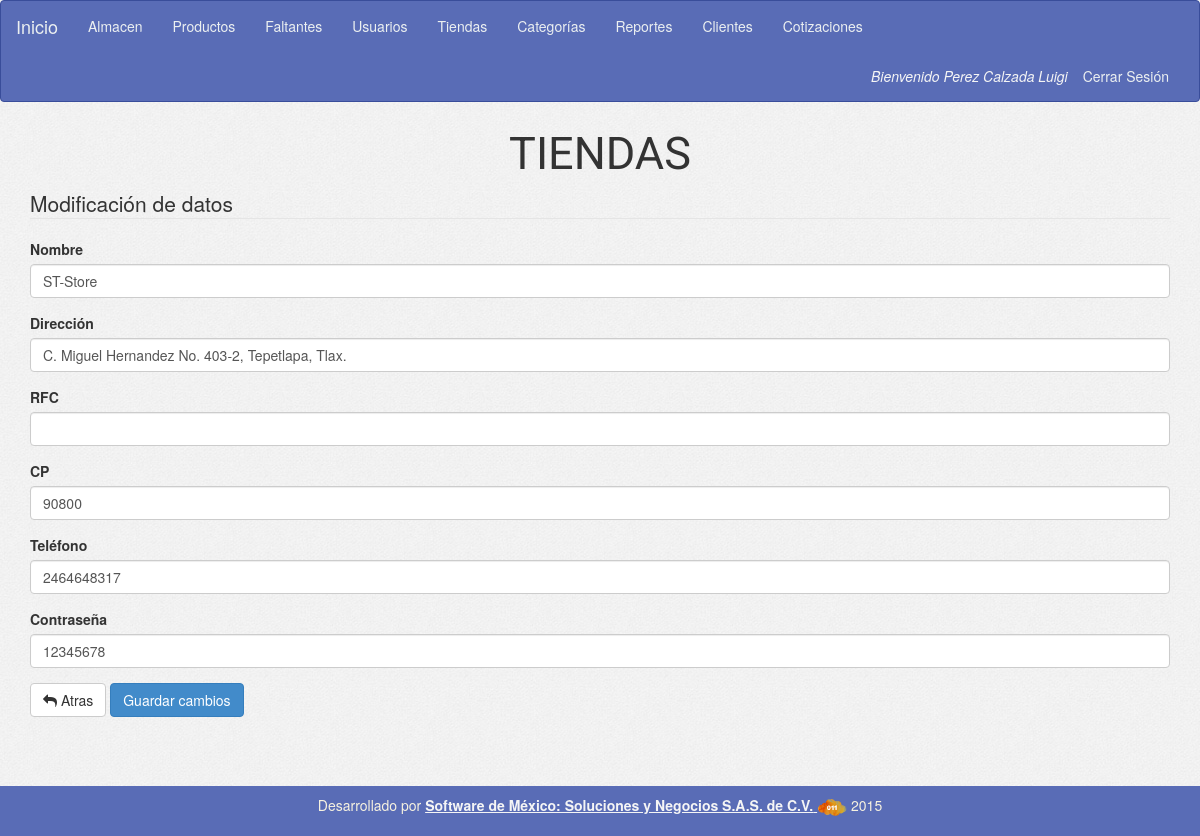
/cotizador/form_update_store.php?id=12 (signed in), run on the app's committed database.
### tables this page shows
CREATE TABLE IF NOT EXISTS `tiendas` (
  `id` int(11) NOT NULL,
  `nombre` varchar(50) NOT NULL,
  `direccion` varchar(100) NOT NULL,
  `rfc` varchar(13) NOT NULL,
  `cp` int(5) NOT NULL,
  `tel` varchar(15) NOT NULL,
  `num_sess` int(2) NOT NULL,
  `latitud` varchar(20) NOT NULL,
  `longitud` varchar(20) NOT NULL,
  `password` varchar(15) NOT NULL,
  `created` date NOT NULL,
  `updated` date NOT NULL,
  `activo` tinyint(4) NOT NULL
);

### cotizador/config/conexion.php (called while the page is built, shortened)
<?php
        $tStore="tiendas";
?>

### cotizador/form_update_store.php (the view, shortened to what this page needs)
<?php
include('config/conexion.php');
include('header.php');
include ('menu.php');
if (!isset($_SESSION['sessA']))
  echo '<div class="row"><div class="col-sm-12 text-center"><h2>No ha iniciado sesión de Administrador</h2></div></div>';
else if ($_SESSION['perfil'] != "1")
  echo '<div class="row><div class="col-sm-12 text-center"><h2>No tienes permiso para entrar a esta sección</h2></div></div>';
else {
  $storeId = $_GET['id'];
  $sqlGetStore = "SELECT * FROM $tStore WHERE id='$storeId' ";
  $resGetStore = $con->query($sqlGetStore);
  $rowGetStore = $resGetStore->fetch_assoc();
  ?>
  <div class="container">
    <div class="row">
      <div class="titulo-crud text-center">
        TIENDAS
      </div>
      <div class="col-md-12">
        <legend>Modificación de datos</legend>
        <form id="formUpdStore" name="formUpdStore" method="POST">
          <div class="form-group">
            <label>Nombre</label>
            <input type="text" name="inputNombre" id="inputNombre" value="<?= $rowGetStore['nombre']; ?>" class="form-control">
          </div>
          <div class="form-group">
            <label>Dirección</label>
            <input type="text" name="inputDir" id="inputDir" value="<?= $rowGetStore['direccion']; ?>" class="form-control">
          </div>
          <div class="form-group">
            <label>RFC</label>
            <input type="text" name="inputRfc" id="inputRfc" value="<?= $rowGetStore['rfc']; ?>" class="form-control">
          </div>
          <div class="form-group">
            <label>CP</label>
            <input type="text" name="inputCp" id="inputCp" value="<?= $rowGetStore['cp']; ?>" class="form-control">
          </div>
          <div class="form-group">
            <label>Teléfono</label>
            <input type="text" name="inputTel" id="inputTel" value="<?= $rowGetStore['tel']; ?>" class="form-control">
          </div>
          <div class="form-group">
            <label>Contraseña</label>
            <input type="text" name="inputPass" id="inputPass" value="<?= $rowGetStore['password']; ?>" class="form-control">
          </div>
          <a href="form_select_store.php" class="btn btn-default"><i class="fa fa-mail-reply"></i> Atras</a>
          <button type="submit" class="btn btn-primary" >Guardar cambios</button>
        </form>
      </div>
    </div>
    <br>
  </div>
  <?php
}
include ('footer.php');
?>

### cotizador/assets/css/application.css (style rules this page uses)
body { min-height: 100%; background-image: url("../img/bg.jpg"); }
.titulo-crud { font-size: 4.5rem; font-family: 'Roboto', sans-serif; padding-bottom: .2rem; }
.container { min-height: 83%; }

### data on the page
tiendas: inputNombre "ST-Store", inputDir "C. Miguel Hernandez No. 403-2, Tepetlapa, Tlax.", inputCp "90800", inputTel "2464648317", inputPass "12345678"

### other printed values
$_SESSION['userName'] "Perez Calzada Luigi"
